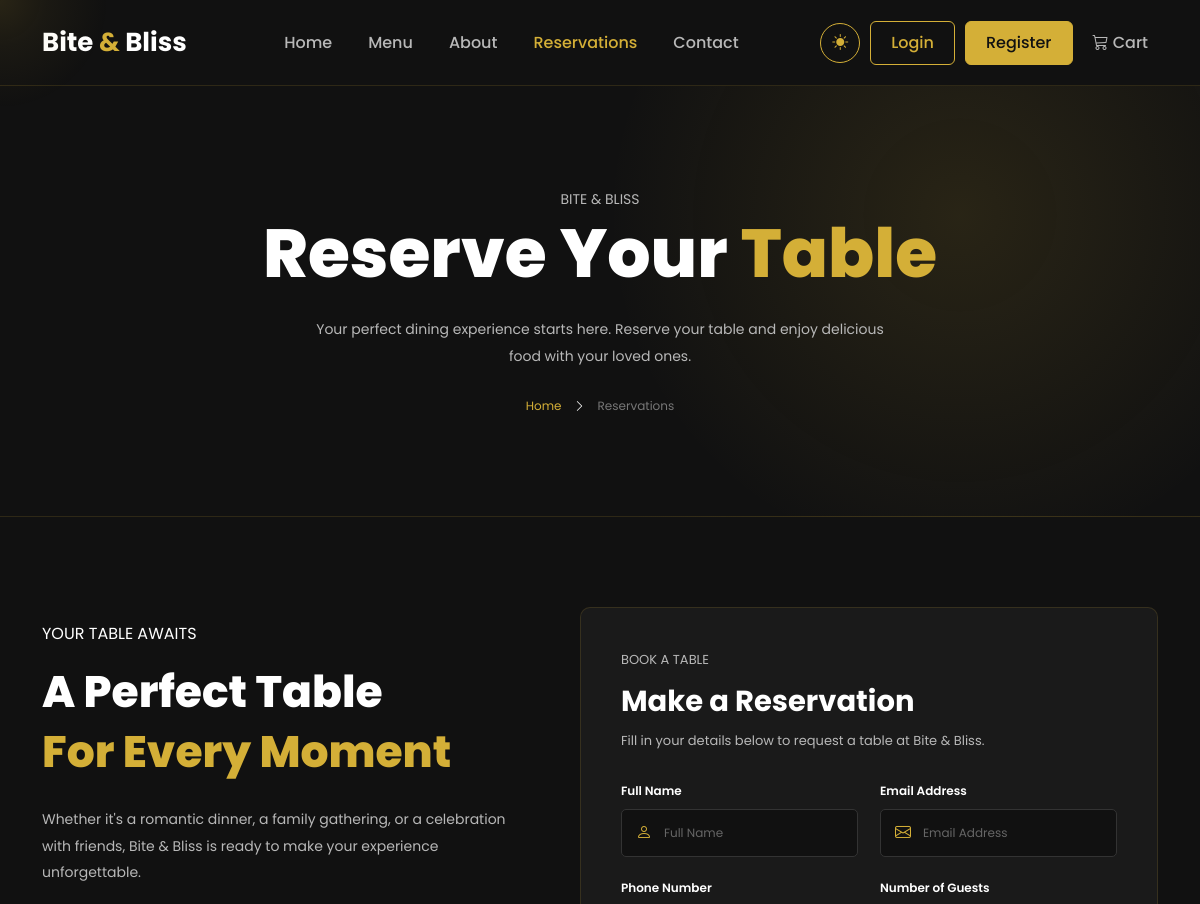
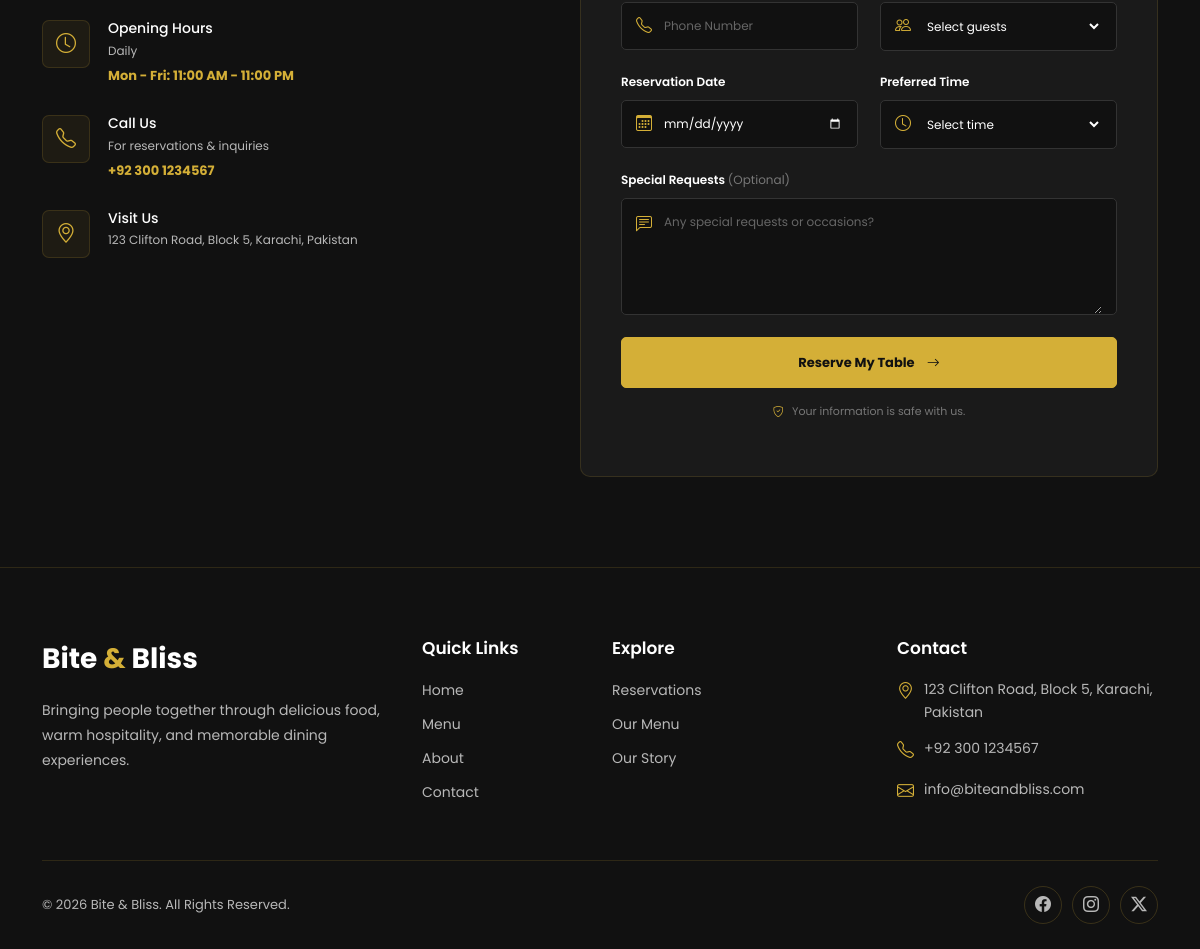
The app's page /reservations.php with its own data (2 pictures, top to bottom).
### tables this page shows
CREATE TABLE `settings` (
  `id` int(11) NOT NULL,
  `restaurant_name` varchar(100) NOT NULL DEFAULT 'Bite & Bliss',
  `address` varchar(255) NOT NULL DEFAULT '',
  `phone` varchar(30) NOT NULL DEFAULT '',
  `phone_secondary` varchar(30) DEFAULT NULL,
  `email` varchar(150) NOT NULL DEFAULT '',
  `email_secondary` varchar(150) DEFAULT NULL,
  `hours_weekday` varchar(100) NOT NULL DEFAULT '',
  `hours_weekend` varchar(100) DEFAULT NULL,
  `facebook_url` varchar(255) DEFAULT NULL,
  `instagram_url` varchar(255) DEFAULT NULL,
  `twitter_url` varchar(255) DEFAULT NULL,
  `updated_at` timestamp NOT NULL DEFAULT current_timestamp() ON UPDATE current_timestamp()
);

### reservations.php (the view, shortened to what the rows shown need)
<?php
require_once __DIR__ . "/config/database.php";
include "includes/header.php";
?>
<main>
    <section class="hero">
        <div class="container">
            <h1>
                Reserve Your
                <span>Table</span>
            </h1>
        </div>
    </section>
    <section class="reservation-section">
        <div class="container">
            <div class="reservation-grid">
                <div class="left-content">
                    <h2>
                        A Perfect Table
                        <br>
                        <span>
                            For Every Moment
                        </span>
                    </h2>
                    <div class="info-item">
                        <div>
                            <h4>
                                Opening Hours
                            </h4>
                            <p>
                                Daily
                            </p>
                            <strong>
                                <?= htmlspecialchars($settings["hours_weekday"]) ?>
                            </strong>
                        </div>
                    </div>
                    <div class="info-item">
                        <div>
                            <h4>
                                Call Us
                            </h4>
                            <p>
                                For reservations &amp; inquiries
                            </p>
                            <strong>
                                <?= htmlspecialchars($settings["phone"]) ?>
                            </strong>
                        </div>
                    </div>
                    <div class="info-item">
                        <div>
                            <h4>
                                Visit Us
                            </h4>
                            <p>
                                <?= htmlspecialchars($settings["address"]) ?>
                            </p>
                        </div>
                    </div>
                </div>
            </div>
        </div>
    </section>
</main>
<?php include "includes/footer.php"; ?>

### includes/footer.php (shortened to what the rows shown need)
    <footer class="site-footer">
        <div class="container">
            <div class="row g-4">
                <div class="col-lg-3 col-md-6">
                    <ul class="footer-contact">
                        <li>
                            <i
                                class="bi bi-geo-alt"
                                aria-hidden="true">
                            </i>
                            <span>
                                <?= htmlspecialchars($settings["address"]) ?>
                            </span>
                        </li>
                        <li>
                            <i
                                class="bi bi-telephone"
                                aria-hidden="true">
                            </i>
                            <span>
                                <?= htmlspecialchars($settings["phone"]) ?>
                            </span>
                        </li>
                        <li>
                            <i
                                class="bi bi-envelope"
                                aria-hidden="true">
                            </i>
                            <span>
                                <?= htmlspecialchars($settings["email"]) ?>
                            </span>
                        </li>
                    </ul>
                </div>
            </div>
        </div>
    </footer>
</body>
</html>

### records on screen
settings: hours_weekday "Mon - Fri: 11:00 AM - 11:00 PM", phone "+92 300 1234567", address "123 Clifton Road, Block 5, Karachi, Pakistan", email "info@biteandbliss.com"
